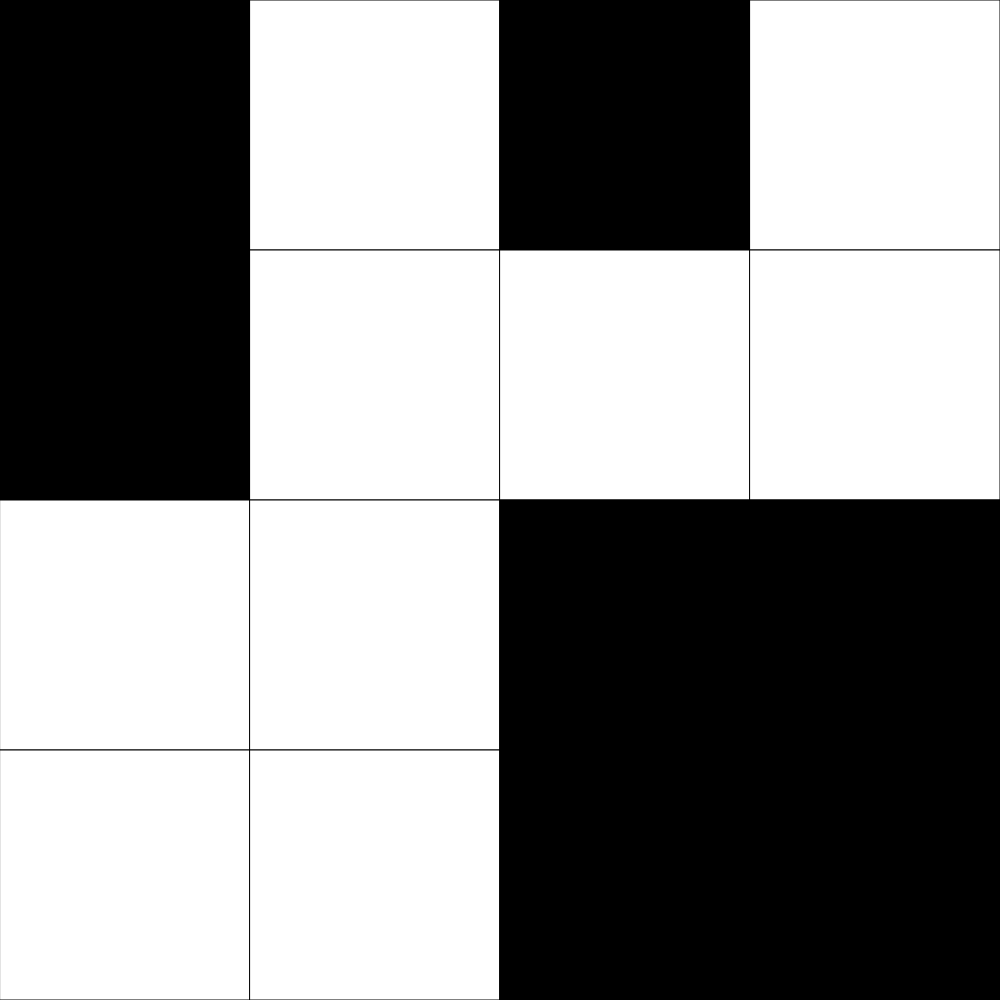
Frame 1 (no input)
Frame 60 (no input): identical to frame 1, image omitted
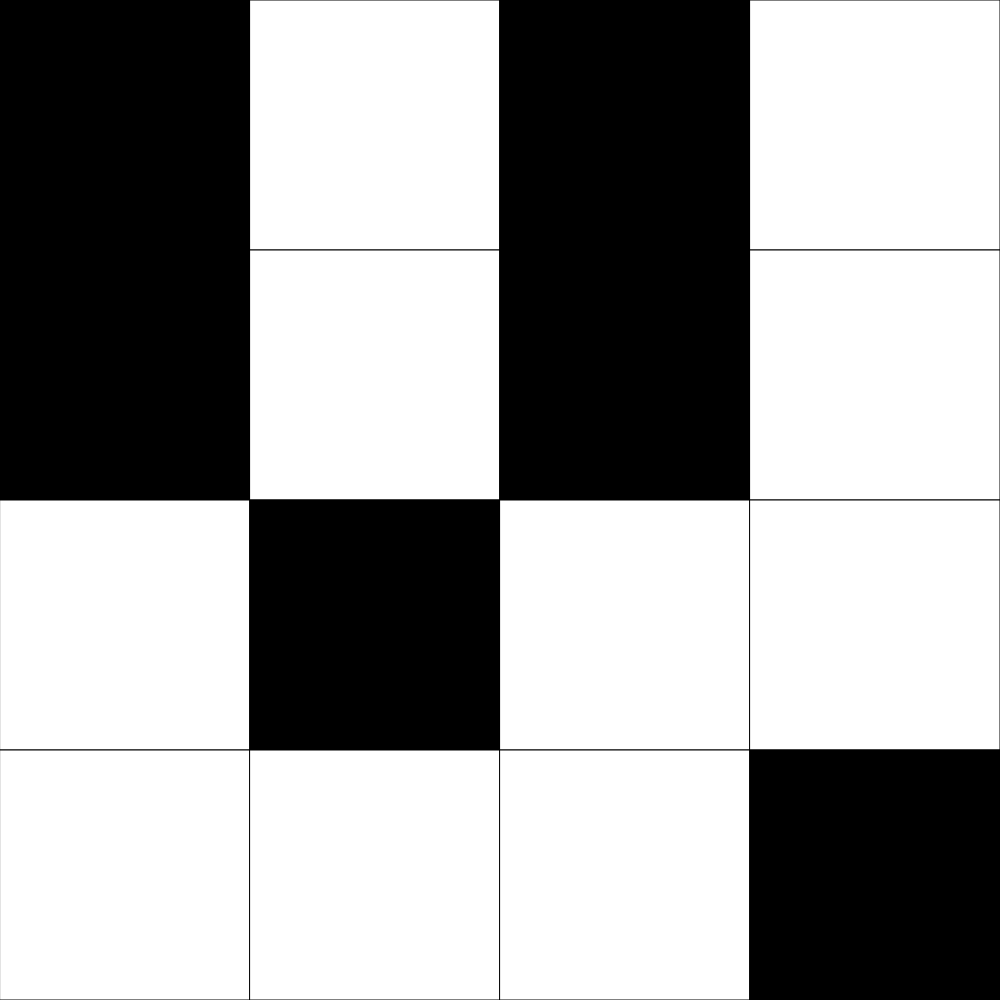
Frame 120 (the mouse pressed at the canvas centre since frame 60)

The p5.js sketch that drew these frames (run headless with seeded random() and noise() and a simulated clock; from frame 60 on, the mouse is pressed at the canvas centre):

// p5.js sketch
// ── sketch.js
// Project Title
// Your Name
// Date
//
// Extra for Experts:
// - describe what you did to take this project "above and beyond"

let gridSize = 4;
let grid, ax, ay;

function setup() {
  if (windowWidth > windowHeight) {
    createCanvas(windowHeight, windowHeight);
  }
  else {
    createCanvas(windowWidth, windowWidth);
  }
  
  grid = createRandomGrid(gridSize);
}

function draw() {
  background(220);
  displayGrid();
}

function displayGrid() {
  let cellSize = width/gridSize;
  for (let y=0; y<grid.length; y++) {
    for (let x=0; x<grid[y].length; x++) {
      if (grid[y][x] === 0) {
        fill("white");
      }
      else if (grid[y][x] === 1) {
        fill("black");
      }
      rect(x*cellSize, y*cellSize, cellSize, cellSize);
    }
  }
}




function createEmptyGrid(howLarge) {
  let emptyArray = [];
  for (let y=0; y<howLarge; y++) {
    emptyArray.push([]);
    for (let x=0; x<howLarge; x++) {
      emptyArray[y].push(0);
    }
  }
  return emptyArray;
}

function createRandomGrid(howLarge) {
  let emptyArray = [];
  for (let y=0; y<howLarge; y++) {
    emptyArray.push([]);
    for (let x=0; x<howLarge; x++) {
      if (random(0, 100) < 50) {
        emptyArray[y].push(0);
      }
      else {
        emptyArray[y].push(1);
      }
    }
  }
  return emptyArray;
}


function mousePressed(){
  if(mouseX <= width && mouseY <= height){
    let cellX = Math.floor(mouseX/(width/gridSize));
    let cellY = Math.floor(mouseY/(height/gridSize));
    swap(cellX, cellY);
    swap(cellX, cellY - 1);
    swap(cellX, cellY + 1);
    swap(cellX + 1, cellY);
    swap(cellX - 1, cellY);
  }
}



function swap(x, y){
  if (x>=0 && x < gridSize && y>=0 && x < gridSize){
    if (grid[y][x] === 0){
      grid [y][x] = 1;
    }
    else if (grid[y][x] === 1){
      grid [y][x] = 0;
    }
  }
}
